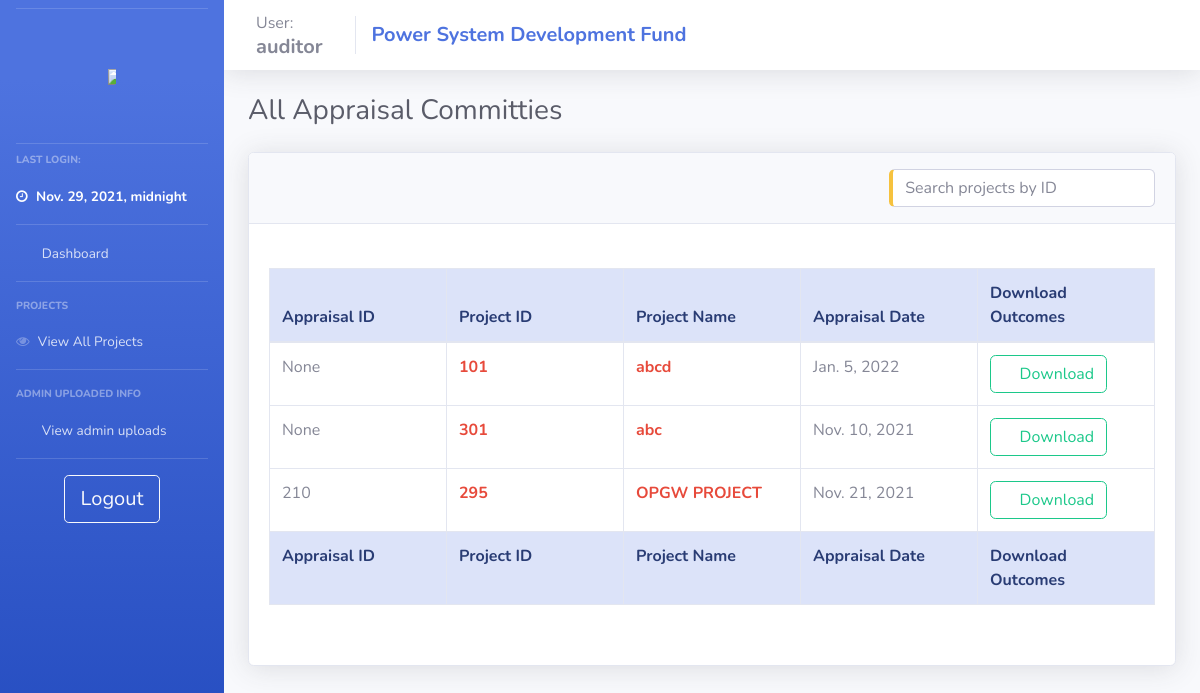
The app's page /auditor_view_apprs/ (signed in), older data.
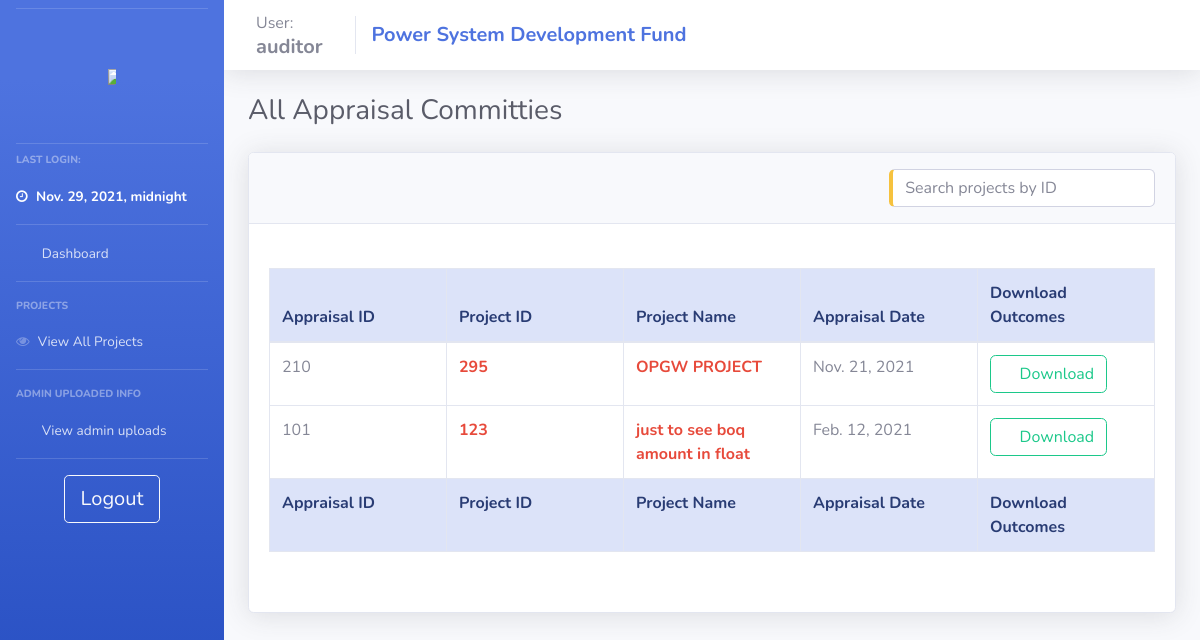
The same page, newer data.
### psdf_main/models.py (models this page shows)
class Appraisal_admin(models.Model):
    aprid = models.IntegerField(null=True, unique=True)
    project = models.ForeignKey(projects, null = True, on_delete= models.SET_NULL)
    userid = models.ForeignKey(users, null = True, on_delete= models.SET_NULL)
    apprpath = models.TextField(null=True)
    apprdate = models.DateField(null = True)

class projects(models.Model):
    userid = models.ForeignKey(users, null = True, on_delete = models.SET_NULL)
    name = models.CharField(max_length=200, null = False)
    newid = models.IntegerField(null = True, unique=True)
    dprsubdate = models.DateField(null = True)
    amt_asked = models.IntegerField(null = False)
    amt_updated = models.IntegerField(null = True)
    amt_approved = models.IntegerField(null = True)
    amt_released = models.IntegerField(default = 0)
    schedule = models.IntegerField(null = True)
    orischedule = models.IntegerField(null = True)
    fundcategory = models.CharField(max_length=20, null = True)
    projectpath = models.TextField(null = True)
    quantumOfFunding = models.IntegerField(null = True)
    status = models.CharField(max_length=1, null = True, default = '1')
    submitted_boq  = models.TextField(null=True)
    approved = models.BooleanField(default = False)
    ext = models.TextField(null=True)
    extF = models.TextField(null=True)
    deny = models.BooleanField(default = False)
    remark = models.TextField(null = True)
    remark_date = models.DateField(null = True)
    completedate = models.DateField(null = True)
    denydate = models.DateField(null = True)
    approvedate = models.DateField(null = True)
    tesg_list = models.TextField(null=True)
    dpraprdate = models.DateField(null = True, auto_now_add=True)
    tesgaprdate = models.DateField(null = True)
    aproutdate = models.DateField(null = True)
    appraprdate = models.DateField(null = True)
    monioutdate = models.DateField(null = True)
    moniaprdate = models.DateField(null = True)
    workflow = models.TextField(null=True)
    sanction_date = models.DateField(null=True)
    doc_path = models.TextField(null=True)
    doc_sign_date = models.DateField(null=True)
    completed = models.BooleanField(null=True, default=False)

### psdf_main/auditor_control.py (the view)
# urls.py: path('auditor_view_apprs/', views.auditor_view_apprs, name="auditor_view_apprs"),
def auditor_view_apprs(request):
    if auditoronline(request):
        context = full_auditor_context(request)
        context['apprs'] = Appraisal_admin.objects.all()
        context['adt'] = '1'
        return render(request, 'psdf_main/_auditor_view_apprs.html', context)
    else:
        return oops(request)

### psdf_main/helpers.py (called while the page is built)
def auditoronline(request):
    if (request.session.has_key('auditor')):
        return True
    else:
        return False

def full_auditor_context(request):
    if auditoronline(request):
        context = {'user':userDetails('auditor')}
        context['pending_projects'] = temp_projects.objects.all()
        context['all_projs'] = projects.objects.all()
        context['tesgs'] = TESG_admin.objects.all()
        context['apprs'] = Appraisal_admin.objects.all()
        context['monis'] = Monitoring_admin.objects.all()
        return context
    else:
        return {}

### psdf_main/templates/psdf_main/_auditor_view_apprs.html (shortened to what this page needs)
{% extends 'psdf_main/includes/auditor_layout.html'%} {% load static %} {% block body %}
<div class="d-sm-flex align-items-center justify-content-between mb-4">
    <h1 class="h3 mb-0 text-gray-800">All Appraisal Committies</h1>
</div>
<div class="row">
    <div class="col-lg-12">
        <div class="card shadow mb-4">
            <div class="card-header py-3">
                <h6 class="m-0 font-weight-bold text-primary">
                    <input type="text" id="temp_proj_search" class="form-control input-text pull-right border-left-warning" onkeyup="get_temp_proj('temp_proj_search','dataTable')" placeholder="Search projects by ID" title="Search" style="margin:auto; width: 30%;">
                </h6>
            </div>
            <div class="card-body">
                <br>
                <div class="table-responsive">
                    <table class="table table-bordered table-hover" id="dataTable" width="100%" cellspacing="0" style="table-layout: fixed;
                    width: 100%;">
                        <thead class="alert-primary">
                            <tr>
                                <th>Appraisal ID</th>
                                <th>Project ID</th>
                                <th>Project Name</th>
                                <th>Appraisal Date</th>
                                <th>Download Outcomes</th>
                            </tr>
                        </thead>
                        <tfoot class="alert-primary">
                            <tr>
                                <th>Appraisal ID</th>
                                <th>Project ID</th>
                                <th>Project Name</th>
                                <th>Appraisal Date</th>
                                <th>Download Outcomes</th>
                            </tr>
                        </tfoot>
                        <tbody>
                            {% if not apprs %}
                            <tr>
                                <td>Not Available</td>
                                <td>Not Available</td>
                                <td>Not Available</td>
                                <td>Not Available</td>
                                <td>Not Available</td>
                            </tr>
                            {% else %} {% for appr in apprs %}
                            <tr>
                                <td>{{appr.aprid}}</td>
                                <td class="font-weight-bold text-danger">{{appr.project.newid}}</td>
                                <td><a href="/admin_project_details/{{appr.project.id}}" class="font-weight-bold text-danger">{{appr.project.name}}</a></td>
                                <td>{{appr.apprdate}}</td>
                                <td><a class="btn btn-outline-success" href="/download_appr_mom/{{appr.id}}"><i class="fas fa-download"></i> Download </a></td>
                            </tr>
                            {% endfor %} {% endif %}
                        </tbody>
                    </table><br>
                </div>
            </div>
        </div>
    </div>
</div>
{% endblock %}

Row changes from the older to the newer data that the page shows:
removed Appraisal_admin: aprid "None", project.newid "101", project.name "abcd", apprdate "Jan. 5, 2022"
removed Appraisal_admin: aprid "None", project.newid "301", project.name "abc", apprdate "Nov. 10, 2021"
added Appraisal_admin: aprid "101", project.newid "123", project.name "just to see boq amount in float", apprdate "Feb. 12, 2021"
